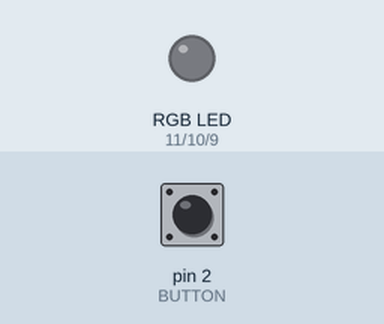
A sketch run on a simulated Arduino Uno, built with avr-gcc and run on an emulated ATmega328P. On the bench: an RGB LED mixed from three pins (HIGH = lit). Inputs (shaded band) come from the test bench; at power-on: pin 2 (BUTTON) LOW. Dim RGB values are drawn brighter than linear.

Above: at 1.2 s.
1.3 s: pin 2 (BUTTON) pulled HIGH for 0.15 s
At 2.3 s:
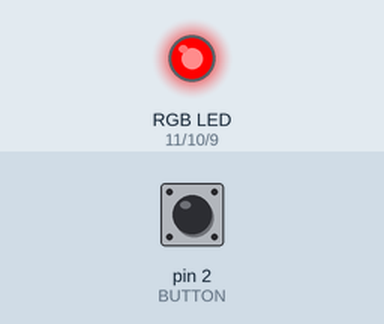
2.9 s: pin 2 (BUTTON) pulled HIGH for 1 s
At 3.5 s:
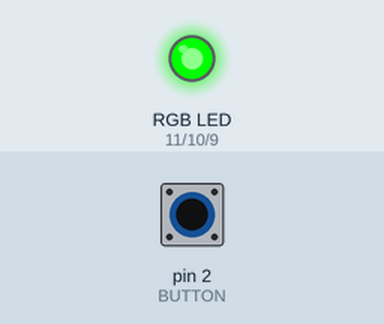
5.4 s: pin 2 (BUTTON) pulled HIGH for 0.15 s
At 6.6 s:
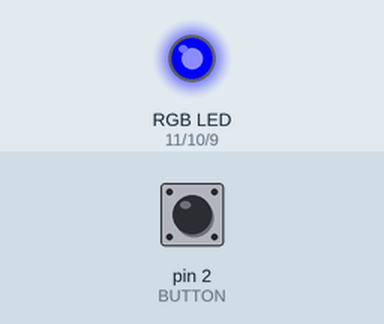
7.0 s: pin 2 (BUTTON) pulled HIGH for 3.2 s
At 7.8 s:
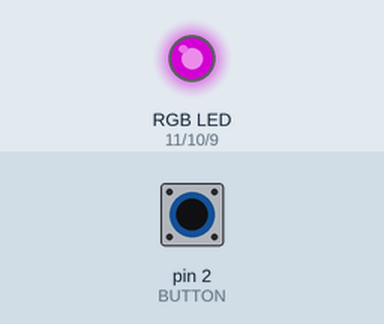
11.7 s: pin 2 (BUTTON) pulled HIGH for 0.15 s
At 12.6 s:
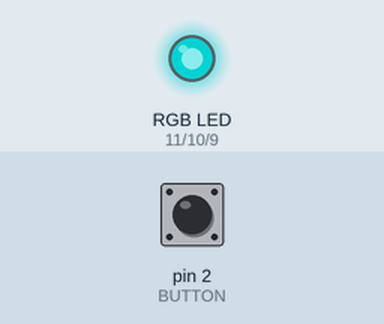
13.3 s: pin 2 (BUTTON) pulled HIGH for 1 s
At 13.8 s:
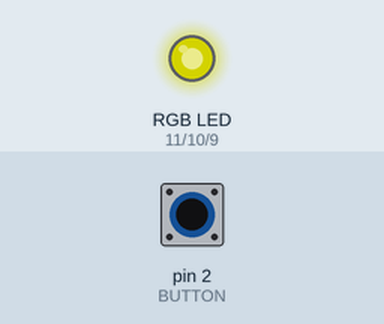
Timing chart, 0 to 16.3 s (numbered marks = the images above; inputs shaded):
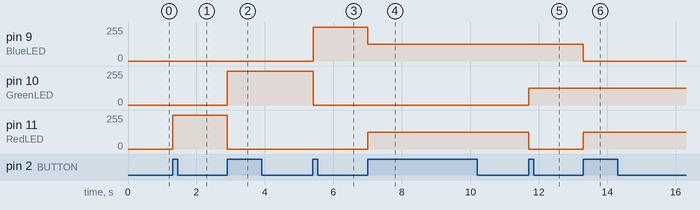

Measured:
- after the input at 1.3 s, pin 11 (RedLED): 0/255 → 255/255 at once
- after the input at 2.9 s, pin 10 (GreenLED): 0/255 → 255/255 at once; pin 11 (RedLED): 255/255 → 0/255 at once
- after the input at 5.4 s, pin 9 (BlueLED): 0/255 → 255/255 at once; pin 10 (GreenLED): 255/255 → 0/255 at once
- after the input at 7.0 s, pin 9 (BlueLED): 255/255 → 127/255 at once; pin 11 (RedLED): 0/255 → 127/255 at once
- after the input at 11.7 s, pin 10 (GreenLED): 0/255 → 127/255 at once; pin 11 (RedLED): 127/255 → 0/255 at once
- after the input at 13.3 s, pin 9 (BlueLED): 127/255 → 0/255 at once; pin 11 (RedLED): 0/255 → 127/255 at once

The sketch:

Blink7.ino
```cpp
// Blink07 - multicolour LED nightlight
// David Kelly, IT Carlow 05.03.2021
const int RedLED = 11; // red LED controlled by digital I/O pin 11
const int GreenLED = 10; // green LED controlled by digital I/O pin 10
const int BlueLED = 9; // blue LED controlled by digital I/O pin 9
const int BUTTON = 2; // control switch feeds into digital I/O pin 2
boolean lastButton = LOW;
boolean currentButton = LOW;
int ledMode = 0; // current mode of RGB LED
void setup() {
 pinMode(RedLED, OUTPUT);
 pinMode(GreenLED, OUTPUT);
 pinMode(BlueLED, OUTPUT);
 pinMode(BUTTON, INPUT);
}
// Pass the last button state to the debounce function and read
// the present button state. If there is a change in state then
// delay and reread the button state (debounce the switch).
// return the new button state.
boolean debounce(boolean last) {
 boolean current = digitalRead(BUTTON);
 if (last != current){
 delay(5);
 current = digitalRead(BUTTON);
 }
 return current;
}
// sets the three leds to values dependent on
// current circuit state to achieve different
// colour mixes
void setMode(int mode) {
 if (mode == 0) { // all off
 digitalWrite(RedLED, LOW);
 digitalWrite(GreenLED, LOW);
 digitalWrite(BlueLED, LOW);
 } else if (mode == 1) { // red output
 digitalWrite(RedLED, HIGH);
 digitalWrite(GreenLED, LOW);
 digitalWrite(BlueLED, LOW);
 } else if (mode == 2) { // green output
 digitalWrite(RedLED, LOW);
 digitalWrite(GreenLED, HIGH);
 digitalWrite(BlueLED, LOW);
 } else if (mode == 3) { // blue output
 digitalWrite(RedLED, LOW);
 digitalWrite(GreenLED, LOW);
 digitalWrite(BlueLED, HIGH);
 } else if (mode == 4) { // purple output
 analogWrite(RedLED, 127);
 analogWrite(GreenLED, 0);
 analogWrite(BlueLED, 127);
 } else if (mode == 5) { // teal output
 analogWrite(RedLED, 0);
 analogWrite(GreenLED, 127);
 analogWrite(BlueLED, 127);
 } else if (mode == 6) { // orange output
 analogWrite(RedLED, 127);
 analogWrite(GreenLED, 127);
 analogWrite(BlueLED, 0);
 } else if (mode == 7) { // white output
 analogWrite(RedLED, 85);
 analogWrite(GreenLED, 85);
 analogWrite(BlueLED, 85);
 }
}
void loop() {
 currentButton = debounce(lastButton); // get current button state
 if (lastButton == LOW && currentButton == HIGH) // if pressed ..
 ledMode++; // set next mode
 lastButton = currentButton; // update last state
 if (ledMode == 8) // recycle states if needed
 ledMode = 0;
 setMode(ledMode); // set LED colour scheme
}
```
